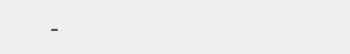
<?xml version="1.0" encoding="UTF-8"?>
<ui version="4.0">
 <class>ListSetupEditor</class>
 <widget class="QWidget" name="ListSetupEditor">
  <property name="geometry">
   <rect>
    <x>0</x>
    <y>0</y>
    <width>350</width>
    <height>54</height>
   </rect>
  </property>
  <property name="minimumSize">
   <size>
    <width>350</width>
    <height>50</height>
   </size>
  </property>
  <property name="maximumSize">
   <size>
    <width>350</width>
    <height>54</height>
   </size>
  </property>
  <property name="windowTitle">
   <string>Form</string>
  </property>
  <property name="styleSheet">
   <string notr="true">QLabel
{
	color: rgb(84, 84, 84);
}</string>
  </property>
  <layout class="QHBoxLayout" name="horizontalLayout">
   <property name="spacing">
    <number>20</number>
   </property>
   <property name="leftMargin">
    <number>50</number>
   </property>
   <property name="rightMargin">
    <number>50</number>
   </property>
   <item>
    <widget class="QLabel" name="labelTitle">
     <property name="font">
      <font>
       <family>Segoe UI</family>
       <pointsize>20</pointsize>
      </font>
     </property>
     <property name="text">
      <string>-</string>
     </property>
    </widget>
   </item>
   <item>
    <widget class="QLabel" name="labelSubMenu">
     <property name="minimumSize">
      <size>
       <width>20</width>
       <height>20</height>
      </size>
     </property>
     <property name="maximumSize">
      <size>
       <width>20</width>
       <height>20</height>
      </size>
     </property>
     <property name="styleSheet">
      <string notr="true">QLabel
{
  border-image: url(&quot;:/resource/audiocd-popup-icon16-play.png&quot;);
}</string>
     </property>
     <property name="alignment">
      <set>Qt::AlignCenter</set>
     </property>
    </widget>
   </item>
  </layout>
 </widget>
 <resources/>
 <connections/>
</ui>
